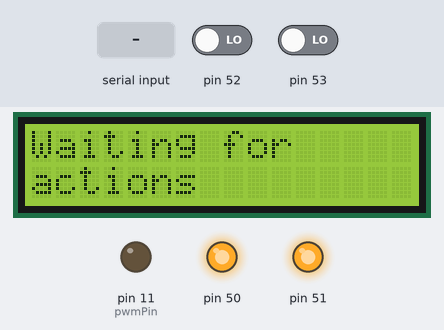
The sketch below on a simulated Arduino Mega 2560, built with avr-gcc and run on an emulated ATmega2560. Parts: 16×2 character LCD, output pins drawn as LEDs (lit = HIGH). The inputs (shaded band) are chosen by the test bench; at power-on: pin 52 LOW, pin 53 LOW. What the sketch prints to the serial monitor is not drawn.

Above: at 4.3 s.
4.4 s: pin 52 driven HIGH
At 5.2 s:
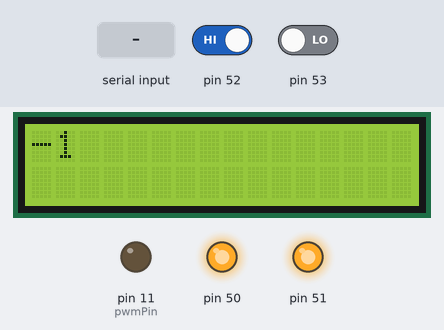
7.4 s: pin 53 driven HIGH
At 8.5 s:
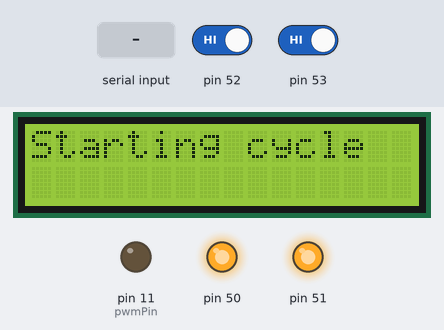
11.9 s: "CONNECT#" received over Serial
At 14.8 s:
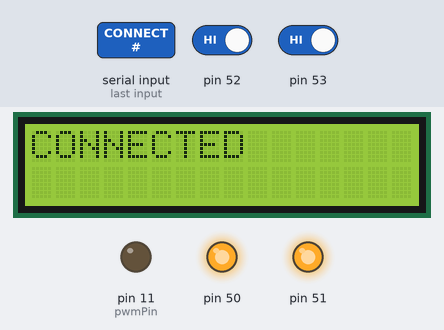
14.9 s: pin 53 driven LOW
At 17.8 s:
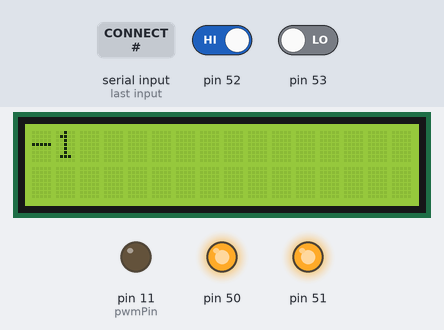
17.9 s: "EndLoad#" received over Serial
At 19.7 s:
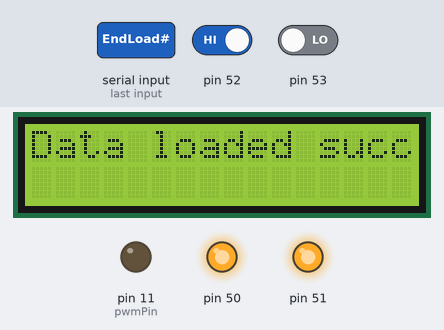
20.1 s: "DISCONNECT#" received over Serial
At 23.0 s:
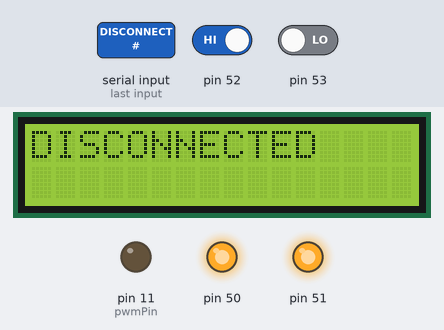
Timing chart, 0 to 24.1 s (numbered marks = the images above; inputs shaded):
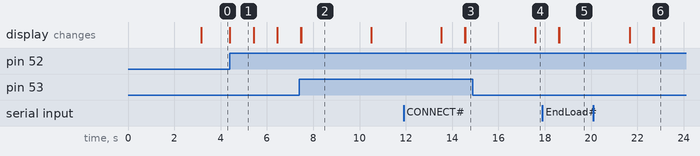

Measured:
- after the input at 4.4 s, the display: changes at once (image 1)
- after the input at 7.4 s, the display: first differs from a run without the input after 0.09 s (image 2)
- after the input at 11.9 s, the display: first differs from a run without the input after 2.7 s (image 3)
- after the input at 14.9 s, the display: changes after 2.7 s (image 4)
- after the input at 17.9 s, the display: first differs from a run without the input after 0.73 s (image 5)
- after the input at 20.1 s, the display: first differs from a run without the input after 2.6 s (image 6)
- what the display in image 1 shows lasts 1.0 s, from 4.4 s to 5.4 s

The sketch:

Kontroler.ino
```cpp
#include <PWM.h>
#include<StringSplitter.h>
#include <LiquidCrystal_I2C.h>
#include <EEPROM.h>


LiquidCrystal_I2C lcd(0x3F,16,2);  // set the LCD address to 0x27 for a 16 chars and 2 line display

bool isConnected = false;
bool loadState = false;

int eeAddress;
int eeCounter;
const long addressLong = 4;
const int startAddress =3000;
//const int numOfStepsAddress = 3000;
const int pwmPin = 11;

void setup()
{
  Serial.begin(115200);
  Serial.setTimeout(10000);
  InitTimersSafe();
  lcd.init();
  lcd.backlight();
  lcd.begin(16,2);
  lcd.print("WELCOME");
  delay(3000);
  lcd.clear();
  lcd.setCursor(0,0);
  lcd.print("Waiting for");
  lcd.setCursor(0,1);
  lcd.print("actions");
  pinMode(53,INPUT);
  pinMode(52,INPUT);
  pinMode(51,OUTPUT);
  pinMode(50,OUTPUT);
  pinMode(11,OUTPUT);
  digitalWrite(51,HIGH);
  digitalWrite(50,HIGH);
}


void loop()
{

  ConnectionCheck();
  if(digitalRead(53)==HIGH){
     cycle();
   }
   if(digitalRead(52)==HIGH){
    printEEPROMData();
   }
}

void parsingData(String data){
    if(isConnected){
    StringSplitter * parsedItems = new StringSplitter(data,',',33);//w tym miejscu w pliku StringSplitter.h należy zmienić wartość MAX na 33 ponieważ w przeciwnym wypadku maksymalna liczba wykrywanych danych to 5 tak jak pierwotnie w bibliotece

    int itemCount = parsedItems->getItemCount();
    for(int i = 0; i < itemCount; i++){
      String separatedData = parsedItems->getItemAtIndex(i);

      if(separatedData == "StartLoad"){
            eeAddress = startAddress;
            eeCounter = 0;
            loadState=true;
            lcd.clear();
            lcd.print("Loading data...");
        }
        else if(separatedData == "EndLoad"){
            loadState = false;
            eeCounter = 0;
            lcd.clear();
            lcd.print("Data loaded succesfully");
            delay(3000);
            lcd.clear();
            lcd.print("Waiting for start");
            lcd.setCursor(0,1);
            lcd.print("or reloading data");
          }
        else if (loadState){
               long tmp = separatedData.toInt();
            if(eeCounter == 0){
                while(!eeprom_is_ready()){
                    delay(1);
                  }
                writeData(eeAddress,tmp);
                eeCounter = tmp*3;
                eeAddress+=addressLong;
              }
            if(eeCounter>0){
                  while(!eeprom_is_ready()){
                    delay(1);
                  }
                writeData(eeAddress,tmp);
                eeCounter-=1;
                eeAddress+=addressLong;
              }
          }
    }
    eeCounter = 0;
    }
  }

void ConnectionCheck(){
  if(Serial.available()){

    String txt = Serial.readStringUntil('#');
          if(txt == "CONNECT" && !isConnected){
              lcd.clear();
              lcd.print("CONNECTED");
              delay(3000);
              lcd.clear();
              lcd.print("Waiting for");
              lcd.setCursor(0,1);
              lcd.print("actions");
              isConnected = true;
              Serial.print("Confirmation");
             }
             else if(txt == "DISCONNECT" && isConnected){
              lcd.clear();
              lcd.print("DISCONNECTED");
              delay(3000);
              lcd.clear();
              lcd.print("Waiting for");
              lcd.setCursor(0,1);
              lcd.print("actions");
              isConnected = false;
             }
             else {
                parsingData(txt);
              }
      }
  }

  void printEEPROMData(){
    long c;
    c=readData(startAddress);
    lcd.clear();
    lcd.print(c);
    eeAddress = ((c+1) * addressLong * 3)+startAddress;
    delay(1000);
    for(int i = startAddress + (2*addressLong); i< eeAddress;i+=addressLong){
        c=readData(i);
        lcd.clear();
        lcd.print(c);
        delay(1000);
      }
   lcd.clear();
   lcd.print("Printing finished");
   }


void writeData(int address, long number){
    EEPROM.write(address, (number >> 24) & 0xFF);
    EEPROM.write(address + 1, (number >> 16) & 0xFF);
    EEPROM.write(address + 2, (number >> 8) & 0xFF);
    EEPROM.write(address + 3, number & 0xFF);
  }


long readData(int address){
  return ((long)EEPROM.read(address) << 24) +
         ((long)EEPROM.read(address + 1) << 16) +
         ((long)EEPROM.read(address + 2) << 8) +
         (long)EEPROM.read(address + 3);
  }


void single_step(long s_time, long frequency, int step_number){
  lcd.clear();
  lcd.print("Step nr: " + step_number);
  delay(3000);
  SetPinFrequencySafe(pwmPin, frequency);
  pwmWrite(pwmPin,127);
  unsigned long start_time = millis();
      while(true){
        unsigned long current_time = millis();
        if((current_time-start_time)%1000==0){
          lcd.clear();
          lcd.print(((current_time-start_time)/1000));
          }
          if((current_time-start_time)/1000>=s_time){
                  break;
                  }
          if(digitalRead(52)==HIGH){
                  break;
                  }
        }
        pwmWrite(pwmPin,0);
  }

void cycle(){
   long number_of_steps;

   long step_direction;
   long step_time;
   long step_frequency;
   bool first_lock = false, second_lock = false;
   int counter = 0;
   while(!eeprom_is_ready()){
                    delay(1);
                  }
    number_of_steps=readData(startAddress);
    eeAddress = ((number_of_steps+1) * addressLong * 3)+startAddress;
          show("Starting cycle");
          delay(3000);
    for(int i = startAddress + (2*addressLong); i< eeAddress;i+=addressLong){

      if(digitalRead(52)==HIGH){
          break;
        }
      if(!first_lock){
        while(!eeprom_is_ready()){
                    delay(1);
                  }
          step_direction = readData(i);
          first_lock = true;
        }
        else if(first_lock && !second_lock){
        while(!eeprom_is_ready()){
                    delay(1);
                  }
          step_time = readData(i);
          second_lock = true;
        }
        else if(second_lock){

        while(!eeprom_is_ready()){
                    delay(1);
                  }
          step_frequency = readData(i);
          counter+=1;
          if(step_direction == 0){
              digitalWrite(51,HIGH);
              digitalWrite(50,HIGH);
            }
           else{
              digitalWrite(51,LOW);
              digitalWrite(50,LOW);
            }
          single_step(step_time, step_frequency, counter);
          second_lock = false;
          first_lock = false;
        }
      }
   lcd.clear();
   lcd.print("Cycle finished");
   delay(3000);
   lcd.clear();
   lcd.print("Waiting for");
   lcd.setCursor(0,1);
   lcd.print(" next actions");
  }

  void show(String data){
      lcd.clear();
      lcd.print(data);
    }
```
